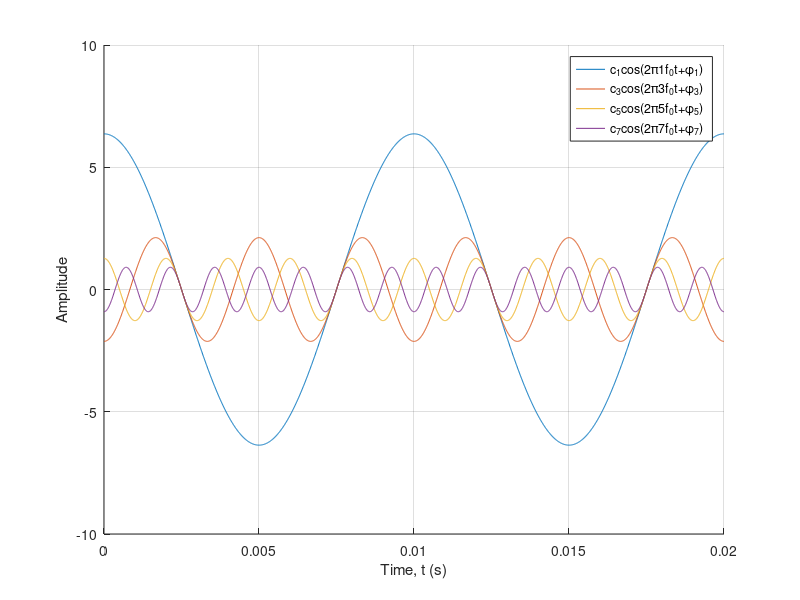
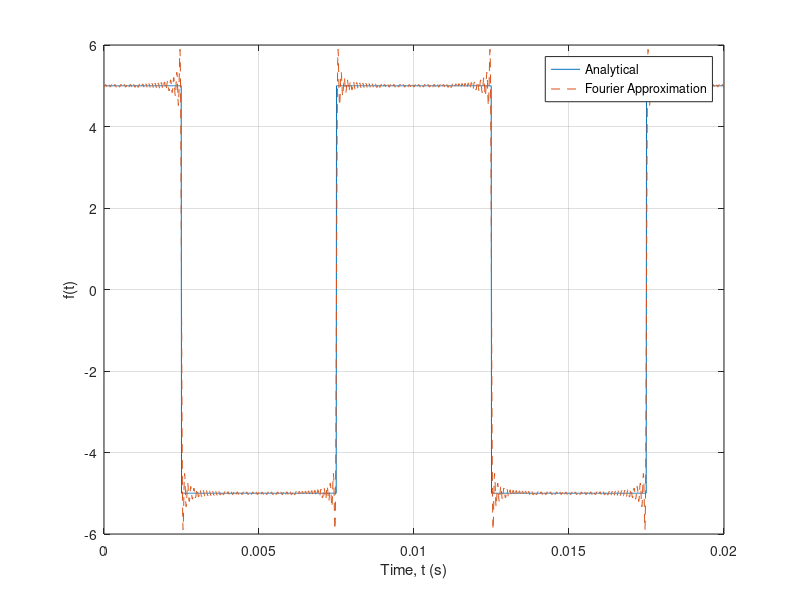

The MATLAB source for these figures, in order:
clear;
figure_num = 1;

% Define constants and circuit parameters.
number_of_terms = 100;
A = 5; % Amplitude
T = 10e-3; % period

% Define anonymous functions and such.
f = @(t,A,T) (mod(t,T) >= 0 & mod(t,T) < T/4) .* A +...
    (mod(t,T) >= T/4 & mod(t,T) < 3*T/4) .* -A +...
    (mod(t,T) >= 3*T/4 & mod(t,T) < T) .* A;
a0 = 0;
a_n = @(n,A) 2*A*(sin(n*pi/2)-sin(3*n*pi/2))/pi/n;
b_n = @(n,A) 0;

% Define vector of harmonics to plot.
HarmonicsToPlot = [1 3 5 7];

%%%%%%%%%%%%%%%%%%%%%%%%%%%%%%%%%%%%%%%%%%%%%%%%%%%%%%%%%%%%%%%%%%%%%%

delta_t = T/1e3;
t = 0:delta_t:2*T;

an = zeros(1,number_of_terms);
bn = zeros(1,number_of_terms);
fourier_terms = zeros(length(t),number_of_terms);
for n = 1:number_of_terms
    an(n) = a_n(n,A);
    bn(n) = b_n(n,A);
    cn = sqrt(an(n)^2+bn(n)^2);
    phi_n = -atan(bn(n)/an(n));
    if (an(n) < 0)
        phi_n = pi + phi_n;
    end
    fourier_terms(:,n) = cn*cos(2*n*pi*t/T + phi_n);
end

% Compute the Fourier approximation.
f_fourier = a0 + sum(fourier_terms,2);

% Plot harmonics.
figure(figure_num); figure_num = figure_num + 1;
hold on

legend_strings = cell(1,length(HarmonicsToPlot));
for i = 1:length(HarmonicsToPlot)
    plot(t,fourier_terms(:,HarmonicsToPlot(i)));
    legend_strings{i} = strcat('c_{',sprintf('%d',HarmonicsToPlot(i)));
    legend_strings{i} = strcat(legend_strings{i},'}cos(2\pi{');
    legend_strings{i} = strcat(legend_strings{i},sprintf('%d',HarmonicsToPlot(i)));
    legend_strings{i} = strcat(legend_strings{i},'}f_0t+\phi_{');
    legend_strings{i} = strcat(legend_strings{i},sprintf('%d',HarmonicsToPlot(i)),'})');
end

hold off
xlabel('Time, t (s)');
ylabel('Amplitude');
grid on
legend(legend_strings);

% Then, plot the function versus the Fourier approximation.
figure(figure_num); figure_num = figure_num + 1;
plot(t,f(t,A,T),t,f_fourier,'--');
grid on
xlabel('Time, t (s)');
ylabel('f(t)');
legend('Analytical','Fourier Approximation');
